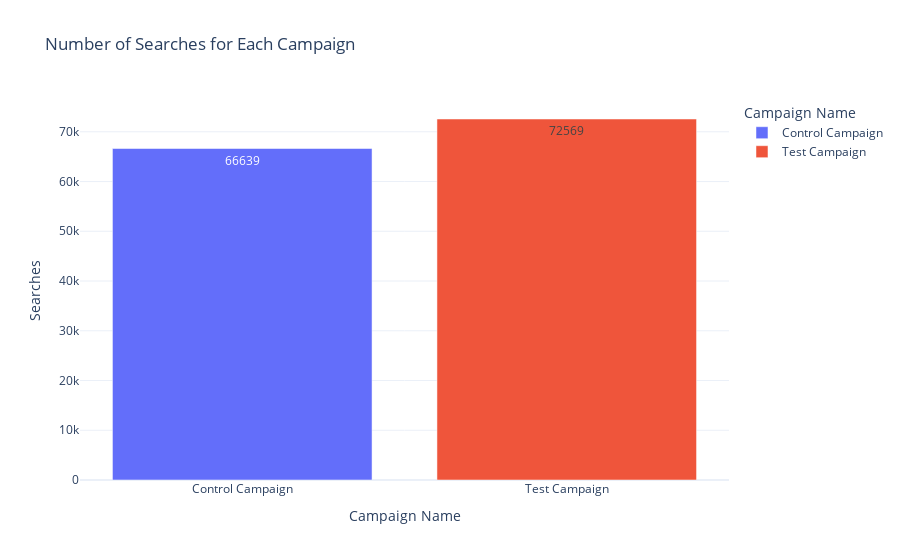

Notebook source saved alongside this figure:
### Code cell
total = round(data.groupby('Campaign Name')['Searches'].sum().reset_index())
print(total)

figure = px.bar(total, x='Campaign Name', y='Searches',
               title='Number of Searches for Each Campaign',
               text='Searches',
               color='Campaign Name')
figure.show()

### Figure 1 — Plotly figure (JSON) as saved in the notebook; plotly's stock layout.template omitted (floating-point values rounded to 4 significant figures)
{"data": [{"alignmentgroup": "True", "hovertemplate": "Campaign Name=%{x}<br>Searches=%{text}<extra></extra>", "legendgroup": "Control Campaign", "marker": {"color": "#636efa", "pattern": {"shape": ""}}, "name": "Control Campaign", "offsetgroup": "Control Campaign", "orientation": "v", "showlegend": true, "text": [66639], "textposition": "auto", "type": "bar", "x": ["Control Campaign"], "xaxis": "x", "y": [66639], "yaxis": "y"}, {"alignmentgroup": "True", "hovertemplate": "Campaign Name=%{x}<br>Searches=%{text}<extra></extra>", "legendgroup": "Test Campaign", "marker": {"color": "#EF553B", "pattern": {"shape": ""}}, "name": "Test Campaign", "offsetgroup": "Test Campaign", "orientation": "v", "showlegend": true, "text": [72569], "textposition": "auto", "type": "bar", "x": ["Test Campaign"], "xaxis": "x", "y": [72569], "yaxis": "y"}], "layout": {"barmode": "relative", "legend": {"title": {"text": "Campaign Name"}, "tracegroupgap": 0}, "title": {"text": "Number of Searches for Each Campaign"}, "xaxis": {"anchor": "y", "categoryarray": ["Control Campaign", "Test Campaign"], "categoryorder": "array", "domain": [0, 1], "title": {"text": "Campaign Name"}}, "yaxis": {"anchor": "x", "domain": [0, 1], "title": {"text": "Searches"}}}}
